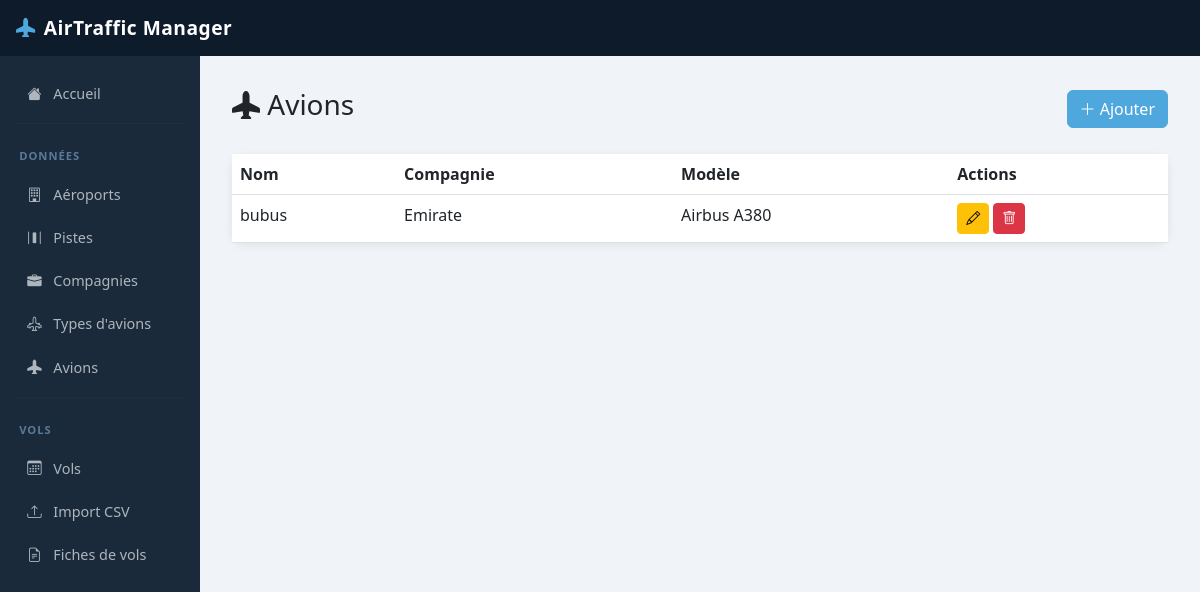
Page /TraficAerien/avions/ on the earlier database version.
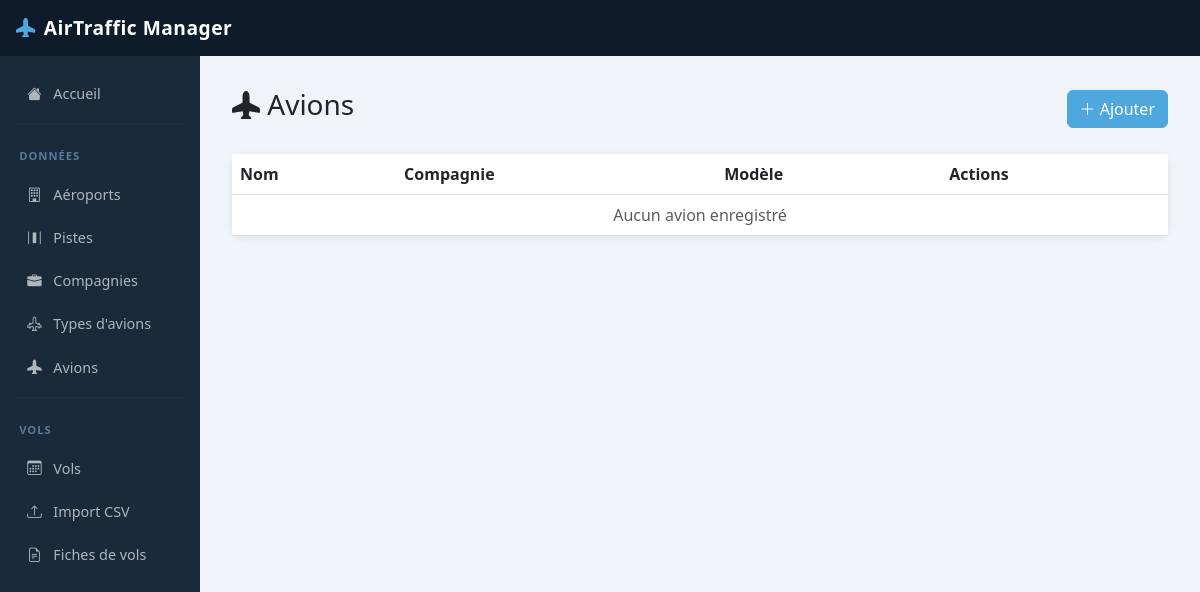
Same page on the later database version.
### TraficAerien/models.py (models this page shows, shortened)
class Avion(models.Model):
    nom = models.CharField(max_length=100)
    compagnie = models.ForeignKey(Compagnie, on_delete=models.CASCADE)
    modele = models.ForeignKey(TypeAvion, on_delete=models.CASCADE)

class Compagnie(models.Model):
    nom = models.CharField(max_length=100)
    description = models.TextField(blank=True)
    pays_rattachement = models.CharField(max_length=100)
    def __str__(self):
        return self.nom

class TypeAvion(models.Model):
    marque = models.CharField(max_length=100)
    modele = models.CharField(max_length=100)
    description = models.TextField(blank=True)
    image = models.ImageField(upload_to='avions/', blank=True, null=True)
    longueur_piste_necessaire = models.IntegerField(help_text="En mètres")
    def __str__(self):
        return f"{self.marque} {self.modele}"

### TraficAerien/views.py (the view)
# urls.py: path('avions/', views.avion_liste, name='avion_liste'),
def avion_liste(request):
    avions = Avion.objects.all()
    return render(request, 'TraficAerien/avion_liste.html', {'avions': avions})

### TraficAerien/templates/TraficAerien/avion_liste.html (shortened to what this page needs)
{% extends 'TraficAerien/base.html' %}
{% block content %}
<div class="d-flex justify-content-between align-items-center mb-4">
    <h3><i class="bi bi-airplane-fill"></i> Avions</h3>
    <a href="{% url 'avion_creer' %}" class="btn btn-primary">
        <i class="bi bi-plus-lg"></i> Ajouter
    </a>
</div>
<div class="card">
    <table class="table table-hover mb-0">
        <thead>
            <tr><th>Nom</th><th>Compagnie</th><th>Modèle</th><th>Actions</th></tr>
        </thead>
        <tbody>
            {% for a in avions %}
            <tr>
                <td>{{ a.nom }}</td>
                <td>{{ a.compagnie }}</td>
                <td>{{ a.modele }}</td>
                <td>
                    <a href="{% url 'avion_modifier' a.pk %}" class="btn btn-sm btn-warning">
                        <i class="bi bi-pencil"></i>
                    </a>
                    <a href="{% url 'avion_supprimer' a.pk %}" class="btn btn-sm btn-danger">
                        <i class="bi bi-trash"></i>
                    </a>
                </td>
            </tr>
            {% empty %}
            <tr><td colspan="4" class="text-center text-muted">Aucun avion enregistré</td></tr>
            {% endfor %}
        </tbody>
    </table>
</div>
{% endblock %}

Differences in the rows shown:
removed Avion: nom "bubus", compagnie "Emirate", modele "Airbus A380"
Other differences:
text now shown: "Aucun avion enregistré"
